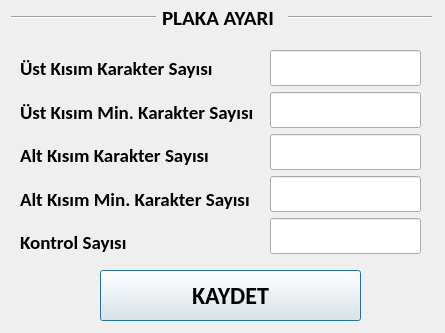
<?xml version="1.0" encoding="UTF-8"?>
<ui version="4.0">
 <class>Dialog</class>
 <widget class="QDialog" name="Dialog">
  <property name="windowModality">
   <enum>Qt::NonModal</enum>
  </property>
  <property name="geometry">
   <rect>
    <x>0</x>
    <y>0</y>
    <width>445</width>
    <height>333</height>
   </rect>
  </property>
  <property name="minimumSize">
   <size>
    <width>445</width>
    <height>333</height>
   </size>
  </property>
  <property name="maximumSize">
   <size>
    <width>445</width>
    <height>333</height>
   </size>
  </property>
  <property name="windowTitle">
   <string>Dialog</string>
  </property>
  <widget class="QPushButton" name="buttonSave">
   <property name="geometry">
    <rect>
     <x>100</x>
     <y>270</y>
     <width>261</width>
     <height>51</height>
    </rect>
   </property>
   <property name="minimumSize">
    <size>
     <width>261</width>
     <height>51</height>
    </size>
   </property>
   <property name="maximumSize">
    <size>
     <width>261</width>
     <height>51</height>
    </size>
   </property>
   <property name="font">
    <font>
     <family>Calibri</family>
     <pointsize>18</pointsize>
     <weight>75</weight>
     <bold>true</bold>
    </font>
   </property>
   <property name="text">
    <string>KAYDET</string>
   </property>
  </widget>
  <widget class="QWidget" name="layoutWidget">
   <property name="geometry">
    <rect>
     <x>20</x>
     <y>50</y>
     <width>266</width>
     <height>211</height>
    </rect>
   </property>
   <property name="font">
    <font>
     <family>Arial</family>
    </font>
   </property>
   <layout class="QVBoxLayout" name="verticalLayout">
    <item>
     <widget class="QLabel" name="labelTopCharCount">
      <property name="minimumSize">
       <size>
        <width>100</width>
        <height>0</height>
       </size>
      </property>
      <property name="font">
       <font>
        <family>Calibri</family>
        <pointsize>14</pointsize>
        <weight>75</weight>
        <bold>true</bold>
       </font>
      </property>
      <property name="text">
       <string>Üst Kısım Karakter Sayısı</string>
      </property>
     </widget>
    </item>
    <item>
     <widget class="QLabel" name="labelTopMinCharCount">
      <property name="font">
       <font>
        <family>Calibri</family>
        <pointsize>14</pointsize>
        <weight>75</weight>
        <bold>true</bold>
       </font>
      </property>
      <property name="text">
       <string>Üst Kısım Min. Karakter Sayısı</string>
      </property>
     </widget>
    </item>
    <item>
     <widget class="QLabel" name="labelBottomCharCount">
      <property name="font">
       <font>
        <family>Calibri</family>
        <pointsize>14</pointsize>
        <weight>75</weight>
        <bold>true</bold>
       </font>
      </property>
      <property name="text">
       <string>Alt Kısım Karakter Sayısı</string>
      </property>
     </widget>
    </item>
    <item>
     <widget class="QLabel" name="labelBottomMinCharCount">
      <property name="font">
       <font>
        <family>Calibri</family>
        <pointsize>14</pointsize>
        <weight>75</weight>
        <bold>true</bold>
       </font>
      </property>
      <property name="text">
       <string>Alt Kısım Min. Karakter Sayısı</string>
      </property>
     </widget>
    </item>
    <item>
     <widget class="QLabel" name="labelControlCount">
      <property name="font">
       <font>
        <family>Calibri</family>
        <pointsize>14</pointsize>
        <weight>75</weight>
        <bold>true</bold>
       </font>
      </property>
      <property name="text">
       <string>Kontrol Sayısı</string>
      </property>
     </widget>
    </item>
   </layout>
  </widget>
  <widget class="QWidget" name="layoutWidget">
   <property name="geometry">
    <rect>
     <x>11</x>
     <y>1</y>
     <width>421</width>
     <height>33</height>
    </rect>
   </property>
   <property name="font">
    <font>
     <family>Arial</family>
    </font>
   </property>
   <layout class="QHBoxLayout" name="horizontalLayout_2">
    <item>
     <widget class="Line" name="line">
      <property name="font">
       <font>
        <family>Arial</family>
       </font>
      </property>
      <property name="orientation">
       <enum>Qt::Horizontal</enum>
      </property>
     </widget>
    </item>
    <item>
     <widget class="QLabel" name="labelPlateConfig">
      <property name="minimumSize">
       <size>
        <width>0</width>
        <height>0</height>
       </size>
      </property>
      <property name="maximumSize">
       <size>
        <width>120</width>
        <height>31</height>
       </size>
      </property>
      <property name="font">
       <font>
        <family>Calibri</family>
        <pointsize>16</pointsize>
        <weight>75</weight>
        <bold>true</bold>
        <underline>false</underline>
        <strikeout>false</strikeout>
        <kerning>true</kerning>
       </font>
      </property>
      <property name="text">
       <string>PLAKA AYARI</string>
      </property>
     </widget>
    </item>
    <item>
     <widget class="Line" name="line_2">
      <property name="font">
       <font>
        <family>Arial</family>
       </font>
      </property>
      <property name="orientation">
       <enum>Qt::Horizontal</enum>
      </property>
     </widget>
    </item>
   </layout>
  </widget>
  <widget class="QWidget" name="layoutWidget">
   <property name="geometry">
    <rect>
     <x>270</x>
     <y>50</y>
     <width>151</width>
     <height>206</height>
    </rect>
   </property>
   <property name="font">
    <font>
     <family>Arial</family>
    </font>
   </property>
   <layout class="QVBoxLayout" name="verticalLayout_2">
    <item>
     <widget class="QLineEdit" name="editTopCharCount">
      <property name="minimumSize">
       <size>
        <width>50</width>
        <height>36</height>
       </size>
      </property>
      <property name="maximumSize">
       <size>
        <width>261</width>
        <height>36</height>
       </size>
      </property>
      <property name="font">
       <font>
        <family>Arial</family>
        <pointsize>12</pointsize>
       </font>
      </property>
      <property name="toolTipDuration">
       <number>9999</number>
      </property>
      <property name="text">
       <string/>
      </property>
      <property name="clearButtonEnabled">
       <bool>true</bool>
      </property>
     </widget>
    </item>
    <item>
     <widget class="QLineEdit" name="editTopMinCharCount">
      <property name="minimumSize">
       <size>
        <width>50</width>
        <height>36</height>
       </size>
      </property>
      <property name="maximumSize">
       <size>
        <width>261</width>
        <height>36</height>
       </size>
      </property>
      <property name="font">
       <font>
        <family>Arial</family>
        <pointsize>12</pointsize>
       </font>
      </property>
      <property name="toolTipDuration">
       <number>9999</number>
      </property>
      <property name="text">
       <string/>
      </property>
      <property name="clearButtonEnabled">
       <bool>true</bool>
      </property>
     </widget>
    </item>
    <item>
     <widget class="QLineEdit" name="editBottomCharCount">
      <property name="minimumSize">
       <size>
        <width>50</width>
        <height>36</height>
       </size>
      </property>
      <property name="maximumSize">
       <size>
        <width>261</width>
        <height>36</height>
       </size>
      </property>
      <property name="font">
       <font>
        <family>Arial</family>
        <pointsize>12</pointsize>
       </font>
      </property>
      <property name="toolTipDuration">
       <number>9999</number>
      </property>
      <property name="clearButtonEnabled">
       <bool>true</bool>
      </property>
     </widget>
    </item>
    <item>
     <widget class="QLineEdit" name="editBottomMinCharCount">
      <property name="minimumSize">
       <size>
        <width>50</width>
        <height>36</height>
       </size>
      </property>
      <property name="maximumSize">
       <size>
        <width>261</width>
        <height>36</height>
       </size>
      </property>
      <property name="font">
       <font>
        <family>Arial</family>
        <pointsize>12</pointsize>
       </font>
      </property>
      <property name="toolTipDuration">
       <number>9999</number>
      </property>
      <property name="clearButtonEnabled">
       <bool>true</bool>
      </property>
     </widget>
    </item>
    <item>
     <widget class="QLineEdit" name="editControlCount">
      <property name="minimumSize">
       <size>
        <width>50</width>
        <height>36</height>
       </size>
      </property>
      <property name="maximumSize">
       <size>
        <width>261</width>
        <height>36</height>
       </size>
      </property>
      <property name="font">
       <font>
        <family>Arial</family>
        <pointsize>12</pointsize>
       </font>
      </property>
      <property name="toolTip">
       <string/>
      </property>
      <property name="toolTipDuration">
       <number>9999</number>
      </property>
      <property name="clearButtonEnabled">
       <bool>true</bool>
      </property>
     </widget>
    </item>
   </layout>
  </widget>
 </widget>
 <resources/>
 <connections/>
</ui>
